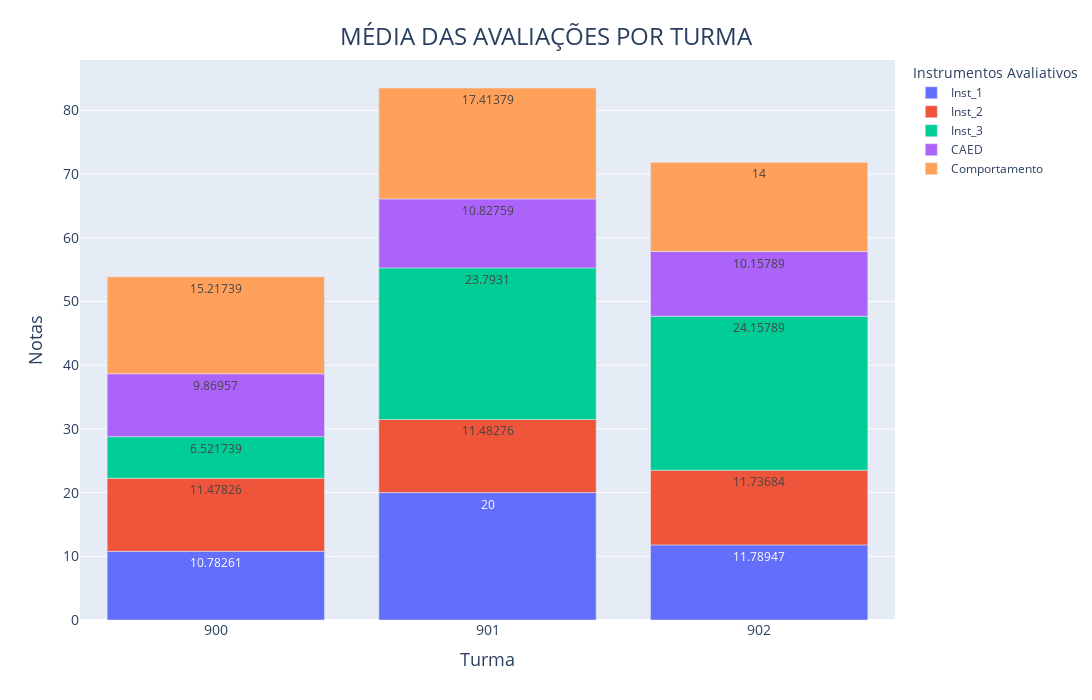

The notebook cell saved with this chart:
### Markdown cell above
### CÁLCULO DAS MÉDIAS POR TURMA

### Code cell
#Media de notas por turnma

df_mean = df.groupby("Turma")[['Inst_1','Inst_2','Inst_3','CAED','Comportamento']].mean()

fig4 = px.bar(
    df_mean,
    y=['Inst_1','Inst_2','Inst_3','CAED','Comportamento'],
    labels={"variable": "Instrumentos Avaliativos"},
    text_auto=True,
    )

fig4.update_layout(
        title={
        'text': 'MÉDIA DAS AVALIAÇÕES POR TURMA',  # Título do gráfico
        'y': 0.96,
        'x': 0.5,
        'xanchor': 'center',
        'yanchor': 'top',
        'font': {'size': 24}  # Tamanho da fonte do título
    },
    xaxis_title='Turma',  # Nome do eixo x
    xaxis=dict(
        title_font=dict(size=18),  # Tamanho da fonte do título do eixo x
        tickfont=dict(size=14)  # Tamanho da fonte dos ticks do eixo x
    ),
    yaxis_title="Notas",
    yaxis=dict(
        title_font=dict(size=18),  # Tamanho da fonte do título do eixo y
        tickfont=dict(size=14)  # Tamanho da fonte dos ticks do eixo y
    ),
    width=1500,
    height=700
)
#fig4.show()

### Figure 1 — Plotly figure (JSON) as saved in the notebook; plotly's stock layout.template omitted (floating-point values rounded to 4 significant figures)
{"data": [{"alignmentgroup": "True", "hovertemplate": "Instrumentos Avaliativos=Inst_1<br>Turma=%{x}<br>value=%{y}<extra></extra>", "legendgroup": "Inst_1", "marker": {"color": "#636efa", "pattern": {"shape": ""}}, "name": "Inst_1", "offsetgroup": "Inst_1", "orientation": "v", "showlegend": true, "textposition": "auto", "texttemplate": "%{y}", "type": "bar", "x": ["900", "901", "902"], "xaxis": "x", "y": [10.78, 20, 11.79], "yaxis": "y"}, {"alignmentgroup": "True", "hovertemplate": "Instrumentos Avaliativos=Inst_2<br>Turma=%{x}<br>value=%{y}<extra></extra>", "legendgroup": "Inst_2", "marker": {"color": "#EF553B", "pattern": {"shape": ""}}, "name": "Inst_2", "offsetgroup": "Inst_2", "orientation": "v", "showlegend": true, "textposition": "auto", "texttemplate": "%{y}", "type": "bar", "x": ["900", "901", "902"], "xaxis": "x", "y": [11.48, 11.48, 11.74], "yaxis": "y"}, {"alignmentgroup": "True", "hovertemplate": "Instrumentos Avaliativos=Inst_3<br>Turma=%{x}<br>value=%{y}<extra></extra>", "legendgroup": "Inst_3", "marker": {"color": "#00cc96", "pattern": {"shape": ""}}, "name": "Inst_3", "offsetgroup": "Inst_3", "orientation": "v", "showlegend": true, "textposition": "auto", "texttemplate": "%{y}", "type": "bar", "x": ["900", "901", "902"], "xaxis": "x", "y": [6.522, 23.79, 24.16], "yaxis": "y"}, {"alignmentgroup": "True", "hovertemplate": "Instrumentos Avaliativos=CAED<br>Turma=%{x}<br>value=%{y}<extra></extra>", "legendgroup": "CAED", "marker": {"color": "#ab63fa", "pattern": {"shape": ""}}, "name": "CAED", "offsetgroup": "CAED", "orientation": "v", "showlegend": true, "textposition": "auto", "texttemplate": "%{y}", "type": "bar", "x": ["900", "901", "902"], "xaxis": "x", "y": [9.87, 10.83, 10.16], "yaxis": "y"}, {"alignmentgroup": "True", "hovertemplate": "Instrumentos Avaliativos=Comportamento<br>Turma=%{x}<br>value=%{y}<extra></extra>", "legendgroup": "Comportamento", "marker": {"color": "#FFA15A", "pattern": {"shape": ""}}, "name": "Comportamento", "offsetgroup": "Comportamento", "orientation": "v", "showlegend": true, "textposition": "auto", "texttemplate": "%{y}", "type": "bar", "x": ["900", "901", "902"], "xaxis": "x", "y": [15.22, 17.41, 14], "yaxis": "y"}], "layout": {"barmode": "relative", "height": 700, "legend": {"title": {"text": "Instrumentos Avaliativos"}, "tracegroupgap": 0}, "margin": {"t": 60}, "title": {"font": {"size": 24}, "text": "MÉDIA DAS AVALIAÇÕES POR TURMA", "x": 0.5, "xanchor": "center", "y": 0.96, "yanchor": "top"}, "width": 1500, "xaxis": {"anchor": "y", "domain": [0, 1], "tickfont": {"size": 14}, "title": {"font": {"size": 18}, "text": "Turma"}}, "yaxis": {"anchor": "x", "domain": [0, 1], "tickfont": {"size": 14}, "title": {"font": {"size": 18}, "text": "Notas"}}}}
